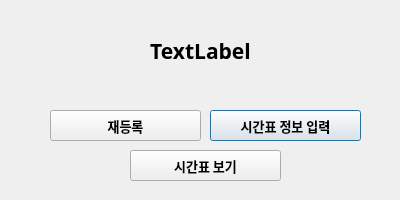
<?xml version="1.0" encoding="UTF-8"?>
<ui version="4.0">
 <class>Window</class>
 <widget class="QDialog" name="Window">
  <property name="geometry">
   <rect>
    <x>0</x>
    <y>0</y>
    <width>400</width>
    <height>200</height>
   </rect>
  </property>
  <property name="windowTitle">
   <string>Dialog</string>
  </property>
  <widget class="QPushButton" name="RegTimetableButton">
   <property name="geometry">
    <rect>
     <x>210</x>
     <y>110</y>
     <width>151</width>
     <height>31</height>
    </rect>
   </property>
   <property name="font">
    <font>
     <family>나눔스퀘어라운드 ExtraBold</family>
     <pointsize>10</pointsize>
     <weight>75</weight>
     <bold>true</bold>
    </font>
   </property>
   <property name="text">
    <string>시간표 정보 입력</string>
   </property>
   <property name="checkable">
    <bool>false</bool>
   </property>
   <property name="autoDefault">
    <bool>true</bool>
   </property>
  </widget>
  <widget class="QLabel" name="InfoLable">
   <property name="geometry">
    <rect>
     <x>-50</x>
     <y>30</y>
     <width>501</width>
     <height>41</height>
    </rect>
   </property>
   <property name="font">
    <font>
     <family>나눔스퀘어라운드 ExtraBold</family>
     <pointsize>16</pointsize>
     <weight>75</weight>
     <bold>true</bold>
    </font>
   </property>
   <property name="text">
    <string>TextLabel</string>
   </property>
   <property name="alignment">
    <set>Qt::AlignCenter</set>
   </property>
  </widget>
  <widget class="QPushButton" name="RegAgainButton">
   <property name="geometry">
    <rect>
     <x>50</x>
     <y>110</y>
     <width>151</width>
     <height>31</height>
    </rect>
   </property>
   <property name="font">
    <font>
     <family>나눔스퀘어라운드 ExtraBold</family>
     <pointsize>10</pointsize>
     <weight>75</weight>
     <bold>true</bold>
    </font>
   </property>
   <property name="text">
    <string>재등록</string>
   </property>
   <property name="autoDefault">
    <bool>true</bool>
   </property>
  </widget>
  <widget class="QLineEdit" name="lineEdit">
   <property name="geometry">
    <rect>
     <x>220</x>
     <y>116</y>
     <width>20</width>
     <height>21</height>
    </rect>
   </property>
  </widget>
  <widget class="QPushButton" name="ViewTableButton">
   <property name="geometry">
    <rect>
     <x>130</x>
     <y>150</y>
     <width>151</width>
     <height>31</height>
    </rect>
   </property>
   <property name="font">
    <font>
     <family>나눔스퀘어라운드 ExtraBold</family>
     <pointsize>10</pointsize>
     <weight>75</weight>
     <bold>true</bold>
    </font>
   </property>
   <property name="text">
    <string>시간표 보기</string>
   </property>
   <property name="autoDefault">
    <bool>true</bool>
   </property>
  </widget>
  <zorder>lineEdit</zorder>
  <zorder>RegTimetableButton</zorder>
  <zorder>InfoLable</zorder>
  <zorder>RegAgainButton</zorder>
  <zorder>ViewTableButton</zorder>
 </widget>
 <resources/>
 <connections/>
</ui>
